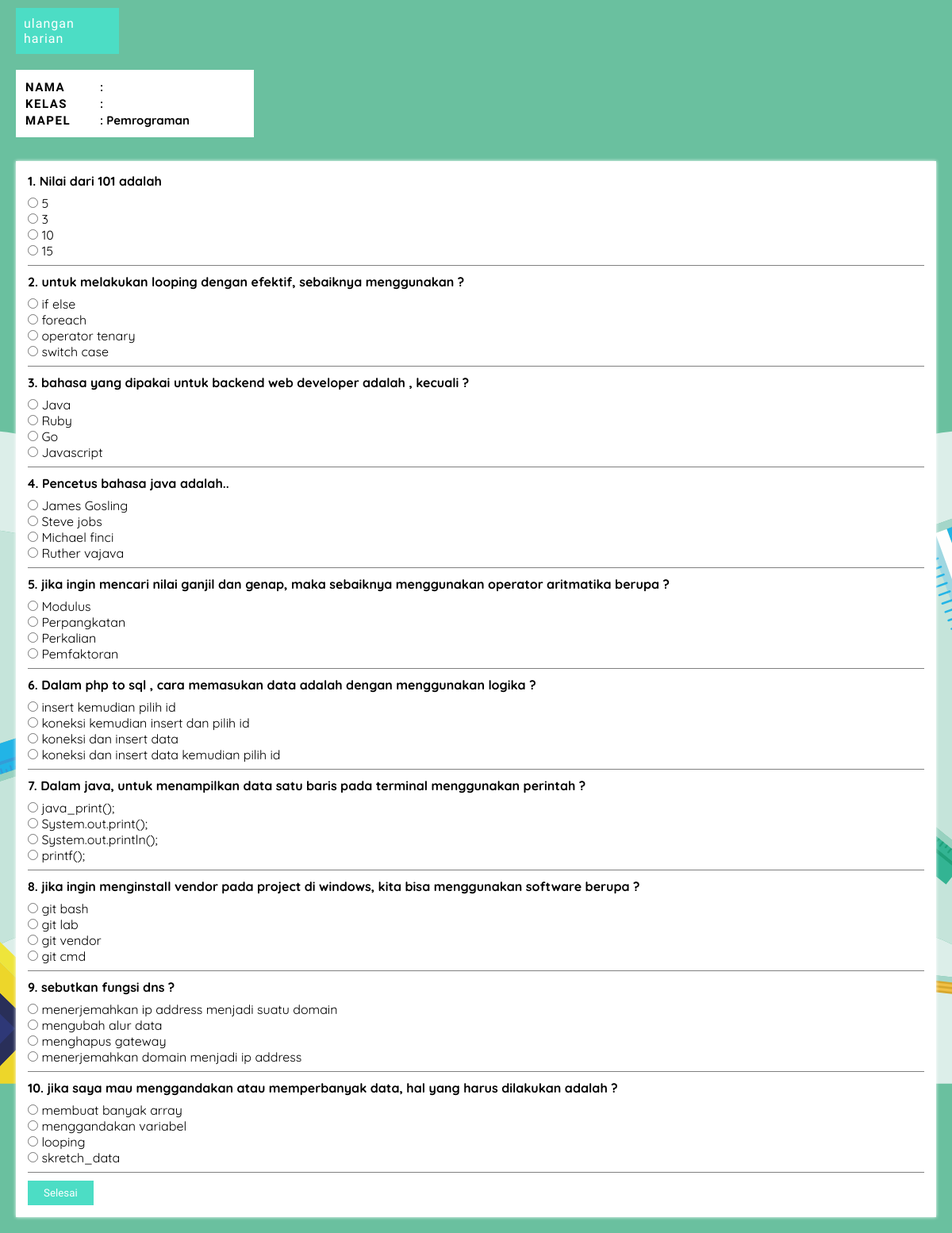
The app's page / (signed in) with its own data.
### tables this page shows
CREATE TABLE `soal_latihan` (
  `id` int(11) NOT NULL,
  `soal_latihan` varchar(255) NOT NULL,
  `jawaban_a` varchar(255) NOT NULL,
  `jawaban_b` varchar(255) NOT NULL,
  `jawaban_c` varchar(255) NOT NULL,
  `jawaban_d` varchar(255) NOT NULL,
  `jawaban_benar` varchar(255) NOT NULL
);

### db/function.php (called while the page is built, shortened)
<?php
class database{
    var $host = "localhost";
    var $username = "root";
    var $password = "";
    var $database = "db_latihansoal";
    var $koneksi = "";
    function __construct()
    {
        $this->koneksi = mysqli_connect($this->host,$this->username,$this->password,$this->database);
    }
    function tampil_user(){
        $data = mysqli_query($this->koneksi,"SELECT * FROM rekapitulasi");
        while($row = mysqli_fetch_array($data)){
            $hasil[] = $row;
        }
        return $hasil;
    }
    function tampil_soal(){
        $data = mysqli_query($this->koneksi,"SELECT * FROM soal_latihan");
        while($row = mysqli_fetch_array($data)){
            $hasil[] = $row;
        }
        return $hasil;
    }
}
?>

### index.php (the view, shortened to what this page needs)
<?php
    include('db/function.php');
    $db = new database();
    $user = $db->tampil_user();
    $soal = $db->tampil_soal();
    $no = 1;
?>
<!DOCTYPE html>
<html lang="en">
<head>
    <link rel="stylesheet" href="css/style.css">
</head>
<body>
        <div class="identify">
            <div class="box">
                <p>ulangan harian</p>
            </div>
            <table>
                <tr>
                    <td><p>NAMA</p></td>
                    <td>: <?php echo $_SESSION['nama_user'] ?></td>
                </tr>
                <tr>
                    <td><p>KELAS</p></td>
                    <td>: <?php echo $_SESSION['nama_kelas'] ?></td>
                </tr>
                <tr>
                    <td><p>MAPEL</p></td>
                    <td>: Pemrograman</td>
                </tr>
            </table>
        </div>
    <div class="container">
        <div class="soal-box">
    <form action="php/hasil.php" method="post">
    <?php foreach($soal as $sl) { ?>
    <div class="soal">
    <p class="list-soal"><span><?php echo $no ?>. </span><?php echo $sl['soal_latihan'] ?></p>
    <input type="radio" id="jawaban_A<?php echo $no ?>" name="jawaban<?php echo $no ?>" value="A">
    <label for="jawaban_A<?php echo $no ?>"><?php echo $sl['jawaban_a'] ?></label><br>
    <input type="radio" id="jawaban_B<?php echo $no ?>" name="jawaban<?php echo $no ?>" value="B">
    <label for="jawaban_B<?php echo $no ?>"><?php echo $sl['jawaban_b'] ?></label><br>
    <input type="radio" id="jawaban_C<?php echo $no ?>" name="jawaban<?php echo $no ?>" value="C">
    <label for="jawaban_C<?php echo $no ?>"><?php echo $sl['jawaban_c'] ?></label><br>
    <input type="radio" id="jawaban_D<?php echo $no ?>" name="jawaban<?php echo $no ?>" value="D">
    <label for="jawaban_D<?php echo $no ?>"><?php echo $sl['jawaban_d'] ?></label><br>
    </div>
    <?php $no++; ?>
    <?php } ?>
    <button type="submit" name="kirim" class="kirim">Selesai</button>
    </form>
        </div>
    </div>
</body>
</html>

### css/style.css (style rules this page uses)
* { padding: 0; margin: 0; }
html { font-family: 'Quicksand', sans-serif; }
body { background-image: url(../asset/login-banner.svg); background-size: cover; background-position: center; }
.identify { padding-top: 10px; }
.box { font-size: 16px; margin-left: 20px; padding: 10px; width: 110px; letter-spacing: 1px; color: white; background-color: rgb(76, 221, 197); font-family: 'Staatliches', cursive; }
table p { font-family: 'Staatliches', cursive; letter-spacing: 1.5px; }
.soal-box { background-color: white; border-radius: 0px; padding: 15px; }
.container { padding: 20px; filter: drop-shadow(0 0 2px rgb(255, 255, 255)); }
.identify table { margin: 20px 10px 10px 20px; padding: 10px; font-size: 15px; font-weight: 700; width: 25%; background-color: rgb(255, 255, 255); }
.list-soal { font-weight: 700; margin-bottom: 8px; }
.soal { padding-bottom: 8px; margin-bottom: 10px; border-bottom: 1px solid grey; }
.kirim { padding: 8px 20px; font-family: 'Staatliches', cursive; border: none; background-color: rgb(76, 221, 197); color: white; }

### records on screen
soal_latihan: soal_latihan "Nilai dari 101 adalah", jawaban_a "5", jawaban_b "3", jawaban_c "10", jawaban_d "15"
soal_latihan: soal_latihan "untuk melakukan looping dengan efektif, sebaiknya menggunakan ?", jawaban_a "if else", jawaban_b "foreach", jawaban_c "operator tenary", jawaban_d "switch case"
soal_latihan: soal_latihan "bahasa yang dipakai untuk backend web developer adalah , kecuali ?", jawaban_a "Java", jawaban_b "Ruby", jawaban_c "Go", jawaban_d "Javascript"
soal_latihan: soal_latihan "Pencetus bahasa java adalah..", jawaban_a "James Gosling", jawaban_b "Steve jobs", jawaban_c "Michael finci", jawaban_d "Ruther vajava"
soal_latihan: soal_latihan "jika ingin mencari nilai ganjil dan genap, maka sebaiknya menggunakan operator aritmatika berupa ?", jawaban_a "Modulus", jawaban_b "Perpangkatan", jawaban_c "Perkalian", jawaban_d "Pemfaktoran"
soal_latihan: soal_latihan "Dalam php to sql , cara memasukan data adalah dengan menggunakan logika ?", jawaban_a "insert kemudian pilih id", jawaban_b "koneksi kemudian insert dan pilih id", jawaban_c "koneksi dan insert data", jawaban_d "koneksi dan insert data kemudian pilih id"
soal_latihan: soal_latihan "Dalam java, untuk menampilkan data satu baris pada terminal menggunakan perintah ?", jawaban_a "java_print();", jawaban_b "System.out.print();", jawaban_c "System.out.println();", jawaban_d "printf();"
soal_latihan: soal_latihan "jika ingin menginstall vendor pada project di windows, kita bisa menggunakan software berupa ?", jawaban_a "git bash", jawaban_b "git lab", jawaban_c "git vendor", jawaban_d "git cmd"
soal_latihan: soal_latihan "sebutkan fungsi dns ?", jawaban_a "menerjemahkan ip address menjadi suatu domain", jawaban_b "mengubah alur data", jawaban_c "menghapus gateway", jawaban_d "menerjemahkan domain menjadi ip address"
soal_latihan: soal_latihan "jika saya mau menggandakan atau memperbanyak data, hal yang harus dilakukan adalah ?", jawaban_a "membuat banyak array", jawaban_b "menggandakan variabel", jawaban_c "looping", jawaban_d "skretch_data"
